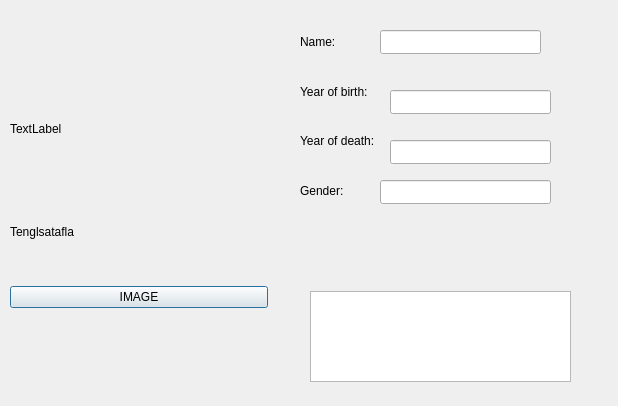
<?xml version="1.0" encoding="UTF-8"?>
<ui version="4.0">
 <class>ScientistInfoDialog</class>
 <widget class="QDialog" name="ScientistInfoDialog">
  <property name="geometry">
   <rect>
    <x>0</x>
    <y>0</y>
    <width>618</width>
    <height>406</height>
   </rect>
  </property>
  <property name="windowTitle">
   <string>Info about scientist</string>
  </property>
  <widget class="QTableWidget" name="scientist_data">
   <property name="geometry">
    <rect>
     <x>310</x>
     <y>291</y>
     <width>261</width>
     <height>91</height>
    </rect>
   </property>
   <property name="showGrid">
    <bool>false</bool>
   </property>
   <property name="gridStyle">
    <enum>Qt::NoPen</enum>
   </property>
   <attribute name="horizontalHeaderVisible">
    <bool>false</bool>
   </attribute>
  </widget>
  <widget class="QLineEdit" name="info_display_name">
   <property name="geometry">
    <rect>
     <x>380</x>
     <y>30</y>
     <width>161</width>
     <height>24</height>
    </rect>
   </property>
  </widget>
  <widget class="QLineEdit" name="info_display_year_of_birth">
   <property name="geometry">
    <rect>
     <x>390</x>
     <y>90</y>
     <width>161</width>
     <height>24</height>
    </rect>
   </property>
  </widget>
  <widget class="QLineEdit" name="info_display_year_of_death">
   <property name="geometry">
    <rect>
     <x>390</x>
     <y>140</y>
     <width>161</width>
     <height>24</height>
    </rect>
   </property>
  </widget>
  <widget class="QLineEdit" name="info_display_gender">
   <property name="geometry">
    <rect>
     <x>380</x>
     <y>180</y>
     <width>171</width>
     <height>24</height>
    </rect>
   </property>
  </widget>
  <widget class="QWidget" name="">
   <property name="geometry">
    <rect>
     <x>10</x>
     <y>80</y>
     <width>258</width>
     <height>359</height>
    </rect>
   </property>
   <layout class="QVBoxLayout" name="verticalLayout">
    <item>
     <widget class="QLabel" name="scientist_info">
      <property name="text">
       <string>TextLabel</string>
      </property>
     </widget>
    </item>
    <item>
     <widget class="QLabel" name="scientist_relation">
      <property name="text">
       <string>Tenglsatafla</string>
      </property>
     </widget>
    </item>
    <item>
     <widget class="QPushButton" name="browse_image_clicked">
      <property name="text">
       <string>IMAGE</string>
      </property>
     </widget>
    </item>
    <item>
     <widget class="QLabel" name="label_image">
      <property name="text">
       <string/>
      </property>
     </widget>
    </item>
    <item>
     <widget class="QPushButton" name="edit_scientist">
      <property name="text">
       <string>EDIT</string>
      </property>
     </widget>
    </item>
   </layout>
  </widget>
  <widget class="QWidget" name="">
   <property name="geometry">
    <rect>
     <x>300</x>
     <y>20</y>
     <width>157</width>
     <height>192</height>
    </rect>
   </property>
   <layout class="QVBoxLayout" name="verticalLayout_2">
    <item>
     <layout class="QHBoxLayout" name="horizontalLayout">
      <item>
       <widget class="QLabel" name="label">
        <property name="text">
         <string>Name:</string>
        </property>
       </widget>
      </item>
     </layout>
    </item>
    <item>
     <widget class="QLabel" name="label_2">
      <property name="text">
       <string>Year of birth:</string>
      </property>
     </widget>
    </item>
    <item>
     <widget class="QLabel" name="label_3">
      <property name="text">
       <string>Year of death:</string>
      </property>
     </widget>
    </item>
    <item>
     <layout class="QHBoxLayout" name="horizontalLayout_2">
      <item>
       <widget class="QLabel" name="label_4">
        <property name="text">
         <string>Gender:</string>
        </property>
       </widget>
      </item>
     </layout>
    </item>
   </layout>
  </widget>
 </widget>
 <resources/>
 <connections/>
</ui>
